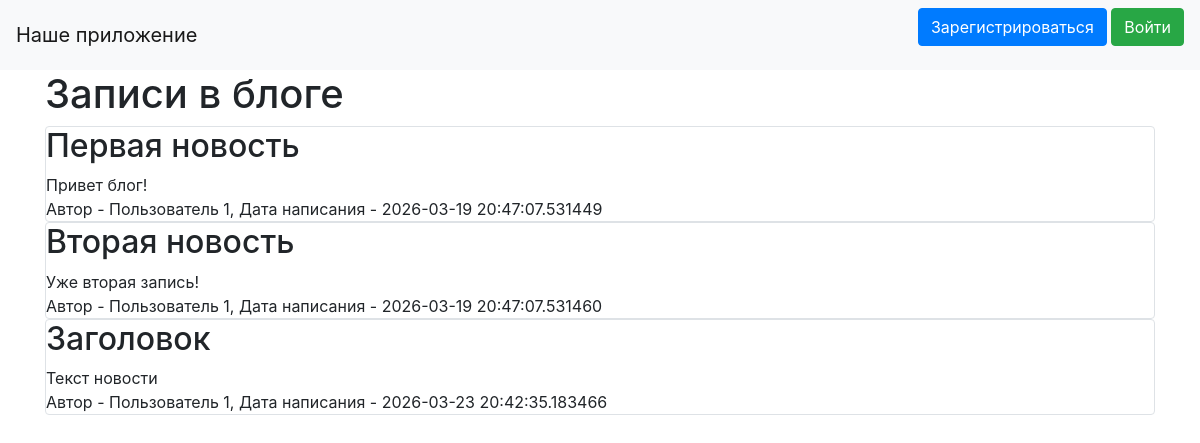
Before: / with the older database file.
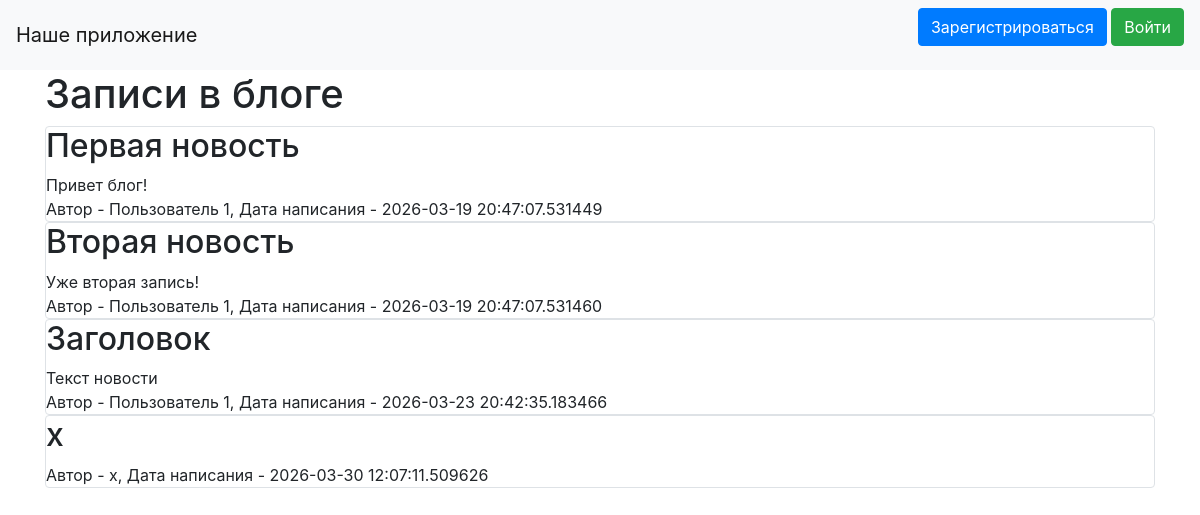
After: the same page with the newer database file.
### data/news.py (models this page shows)
class News(SqlAlchemyBase, SerializerMixin):
    __tablename__ = 'news'
    id = sqlalchemy.Column(sqlalchemy.Integer,
                           primary_key=True, autoincrement=True)
    title = sqlalchemy.Column(sqlalchemy.String, nullable=True)
    content = sqlalchemy.Column(sqlalchemy.String, nullable=True)
    created_date = sqlalchemy.Column(sqlalchemy.DateTime,
                                     default=datetime.datetime.now)
    is_private = sqlalchemy.Column(sqlalchemy.Boolean, default=True)
    user_id = sqlalchemy.Column(sqlalchemy.Integer,
                                sqlalchemy.ForeignKey("users.id"))
    user = orm.relationship('User')
    categories = orm.relationship("Category",
                                  secondary="association",
                                  backref="news")

### data/users.py (models this page shows, shortened)
class User(SqlAlchemyBase, UserMixin, SerializerMixin):
    __tablename__ = 'users'
    id = sqlalchemy.Column(sqlalchemy.Integer,
                           primary_key=True, autoincrement=True)
    name = sqlalchemy.Column(sqlalchemy.String, nullable=True)
    about = sqlalchemy.Column(sqlalchemy.String, nullable=True)
    email = sqlalchemy.Column(sqlalchemy.String,
                              index=True, unique=True, nullable=True)
    hashed_password = sqlalchemy.Column(sqlalchemy.String, nullable=True)
    created_date = sqlalchemy.Column(sqlalchemy.DateTime,
                                     default=datetime.datetime.now)
    news = orm.relationship("News", back_populates='user')

### main.py (the view)
@app.route("/")
def index():
    db_sess = db_session.create_session()
    if current_user.is_authenticated:
        news = db_sess.query(News).filter(
            (News.user == current_user) | (News.is_private != True))
    else:
        news = db_sess.query(News).filter(News.is_private != True)
    return render_template("index.html", news=news)

### data/db_session.py (called while the page is built)
def create_session() -> Session:
    global __factory
    return __factory()

### templates/index.html (shortened to what this page needs)
{% extends "base.html" %}
{% block content %}
<h1>Записи в блоге</h1>
{% for item in news%}
<div class="col-md6 border rounded">
    <h2>{{item.title}}</h2>
    <div>
        {{item.content}}
    </div>
    <div>
        Автор - {{item.user.name}}, Дата написания - {{item.created_date}}
    </div>
</div>
{% endfor %}
{% endblock %}

Changed rows visible on the page:
added News: title "x", user.name "x", created_date "2026-03-30 12:07:11.509626"
